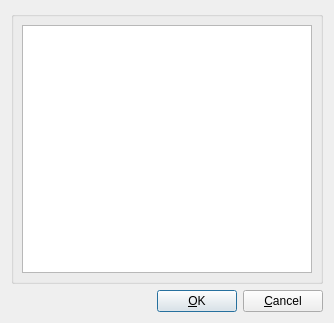
<?xml version="1.0" encoding="UTF-8"?>
<ui version="4.0">
 <class>Avatars</class>
 <widget class="QDialog" name="Avatars">
  <property name="windowModality">
   <enum>Qt::WindowModal</enum>
  </property>
  <property name="geometry">
   <rect>
    <x>0</x>
    <y>0</y>
    <width>334</width>
    <height>323</height>
   </rect>
  </property>
  <property name="windowTitle">
   <string>Avatars</string>
  </property>
  <layout class="QGridLayout" name="gridLayout">
   <item row="0" column="0">
    <widget class="QGroupBox" name="groupBox">
     <property name="title">
      <string/>
     </property>
     <layout class="QGridLayout">
      <property name="leftMargin">
       <number>8</number>
      </property>
      <property name="topMargin">
       <number>8</number>
      </property>
      <property name="rightMargin">
       <number>8</number>
      </property>
      <property name="bottomMargin">
       <number>8</number>
      </property>
      <property name="spacing">
       <number>6</number>
      </property>
      <item row="0" column="0">
       <widget class="QListWidget" name="avatarsList">
        <property name="locale">
         <locale language="French" country="France"/>
        </property>
        <property name="autoScroll">
         <bool>true</bool>
        </property>
        <property name="editTriggers">
         <set>QAbstractItemView::NoEditTriggers</set>
        </property>
        <property name="showDropIndicator" stdset="0">
         <bool>false</bool>
        </property>
        <property name="dragDropMode">
         <enum>QAbstractItemView::DragDrop</enum>
        </property>
        <property name="movement">
         <enum>QListView::Snap</enum>
        </property>
        <property name="resizeMode">
         <enum>QListView::Fixed</enum>
        </property>
        <property name="viewMode">
         <enum>QListView::IconMode</enum>
        </property>
       </widget>
      </item>
     </layout>
    </widget>
   </item>
   <item row="1" column="0">
    <layout class="QHBoxLayout" name="horizontalLayout">
     <item>
      <spacer name="horizontalSpacer">
       <property name="orientation">
        <enum>Qt::Horizontal</enum>
       </property>
       <property name="sizeHint" stdset="0">
        <size>
         <width>40</width>
         <height>20</height>
        </size>
       </property>
      </spacer>
     </item>
     <item>
      <widget class="QPushButton" name="okButton">
       <property name="text">
        <string>&amp;OK</string>
       </property>
      </widget>
     </item>
     <item>
      <widget class="QPushButton" name="cancelButton">
       <property name="text">
        <string>&amp;Cancel</string>
       </property>
      </widget>
     </item>
    </layout>
   </item>
  </layout>
 </widget>
 <resources/>
 <connections>
  <connection>
   <sender>okButton</sender>
   <signal>clicked()</signal>
   <receiver>Avatars</receiver>
   <slot>accept()</slot>
   <hints>
    <hint type="sourcelabel">
     <x>112</x>
     <y>301</y>
    </hint>
    <hint type="destinationlabel">
     <x>96</x>
     <y>254</y>
    </hint>
   </hints>
  </connection>
  <connection>
   <sender>cancelButton</sender>
   <signal>clicked()</signal>
   <receiver>Avatars</receiver>
   <slot>reject()</slot>
   <hints>
    <hint type="sourcelabel">
     <x>220</x>
     <y>301</y>
    </hint>
    <hint type="destinationlabel">
     <x>179</x>
     <y>282</y>
    </hint>
   </hints>
  </connection>
 </connections>
</ui>
